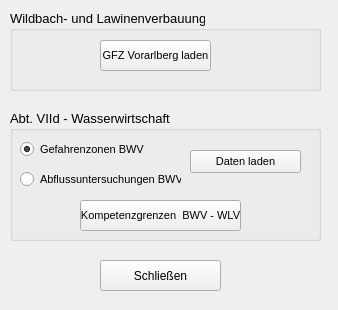
<?xml version="1.0" encoding="UTF-8"?>
<ui version="4.0">
 <class>frmGFZ</class>
 <widget class="QWidget" name="frmGFZ">
  <property name="geometry">
   <rect>
    <x>0</x>
    <y>0</y>
    <width>338</width>
    <height>310</height>
   </rect>
  </property>
  <property name="windowTitle">
   <string>Gefahrenzonenpläne</string>
  </property>
  <widget class="QPushButton" name="btnAbbrechen">
   <property name="geometry">
    <rect>
     <x>100</x>
     <y>260</y>
     <width>121</width>
     <height>31</height>
    </rect>
   </property>
   <property name="text">
    <string>Schließen</string>
   </property>
  </widget>
  <widget class="QGroupBox" name="groupBox">
   <property name="geometry">
    <rect>
     <x>10</x>
     <y>10</y>
     <width>311</width>
     <height>81</height>
    </rect>
   </property>
   <property name="font">
    <font>
     <pointsize>10</pointsize>
    </font>
   </property>
   <property name="title">
    <string>Wildbach- und Lawinenverbauung</string>
   </property>
   <widget class="QPushButton" name="btnGFZ">
    <property name="geometry">
     <rect>
      <x>90</x>
      <y>30</y>
      <width>111</width>
      <height>31</height>
     </rect>
    </property>
    <property name="font">
     <font>
      <pointsize>8</pointsize>
     </font>
    </property>
    <property name="text">
     <string>GFZ Vorarlberg laden</string>
    </property>
   </widget>
  </widget>
  <widget class="QGroupBox" name="groupBox_2">
   <property name="geometry">
    <rect>
     <x>10</x>
     <y>110</y>
     <width>311</width>
     <height>131</height>
    </rect>
   </property>
   <property name="font">
    <font>
     <pointsize>10</pointsize>
    </font>
   </property>
   <property name="title">
    <string>Abt. VIId - Wasserwirtschaft</string>
   </property>
   <widget class="QPushButton" name="btnGFZVIId">
    <property name="geometry">
     <rect>
      <x>180</x>
      <y>40</y>
      <width>111</width>
      <height>23</height>
     </rect>
    </property>
    <property name="font">
     <font>
      <pointsize>8</pointsize>
     </font>
    </property>
    <property name="text">
     <string>Daten laden</string>
    </property>
   </widget>
   <widget class="QRadioButton" name="GfzBwv">
    <property name="geometry">
     <rect>
      <x>10</x>
      <y>30</y>
      <width>131</width>
      <height>18</height>
     </rect>
    </property>
    <property name="font">
     <font>
      <pointsize>8</pointsize>
     </font>
    </property>
    <property name="text">
     <string>Gefahrenzonen BWV</string>
    </property>
    <property name="checked">
     <bool>true</bool>
    </property>
    <attribute name="buttonGroup">
     <string>buttonGroup</string>
    </attribute>
   </widget>
   <widget class="QPushButton" name="btnKompetenzgrenzen">
    <property name="geometry">
     <rect>
      <x>70</x>
      <y>90</y>
      <width>161</width>
      <height>31</height>
     </rect>
    </property>
    <property name="font">
     <font>
      <pointsize>8</pointsize>
     </font>
    </property>
    <property name="text">
     <string>Kompetenzgrenzen  BWV - WLV</string>
    </property>
   </widget>
   <widget class="QRadioButton" name="ckUeberflutungsflaechen">
    <property name="geometry">
     <rect>
      <x>10</x>
      <y>60</y>
      <width>161</width>
      <height>18</height>
     </rect>
    </property>
    <property name="font">
     <font>
      <pointsize>8</pointsize>
     </font>
    </property>
    <property name="text">
     <string>Abflussuntersuchungen BWV</string>
    </property>
    <attribute name="buttonGroup">
     <string>buttonGroup</string>
    </attribute>
   </widget>
  </widget>
 </widget>
 <resources/>
 <connections>
  <connection>
   <sender>btnAbbrechen</sender>
   <signal>clicked()</signal>
   <receiver>frmGFZ</receiver>
   <slot>closeEvent()</slot>
   <hints>
    <hint type="sourcelabel">
     <x>196</x>
     <y>492</y>
    </hint>
    <hint type="destinationlabel">
     <x>54</x>
     <y>311</y>
    </hint>
   </hints>
  </connection>
  <connection>
   <sender>btnGFZ</sender>
   <signal>clicked()</signal>
   <receiver>frmGFZ</receiver>
   <slot>ladeGemeinde()</slot>
   <hints>
    <hint type="sourcelabel">
     <x>194</x>
     <y>252</y>
    </hint>
    <hint type="destinationlabel">
     <x>57</x>
     <y>239</y>
    </hint>
   </hints>
  </connection>
  <connection>
   <sender>btnGFZVIId</sender>
   <signal>clicked()</signal>
   <receiver>frmGFZ</receiver>
   <slot>ladeGFZWB()</slot>
   <hints>
    <hint type="sourcelabel">
     <x>190</x>
     <y>432</y>
    </hint>
    <hint type="destinationlabel">
     <x>288</x>
     <y>453</y>
    </hint>
   </hints>
  </connection>
  <connection>
   <sender>btnKompetenzgrenzen</sender>
   <signal>clicked()</signal>
   <receiver>frmGFZ</receiver>
   <slot>ladeKompetenzgrenzen()</slot>
   <hints>
    <hint type="sourcelabel">
     <x>104</x>
     <y>490</y>
    </hint>
    <hint type="destinationlabel">
     <x>44</x>
     <y>451</y>
    </hint>
   </hints>
  </connection>
 </connections>
 <slots>
  <slot>gmd_choice_toggled()</slot>
  <slot>ladeGemeinde()</slot>
  <slot>auswahlaenderung()</slot>
  <slot>ladeGFZWB()</slot>
  <slot>ladeKompetenzgrenzen()</slot>
  <slot>closeEvent()</slot>
  <slot>landesflaeche()</slot>
 </slots>
 <buttongroups>
  <buttongroup name="buttonGroup"/>
 </buttongroups>
</ui>
